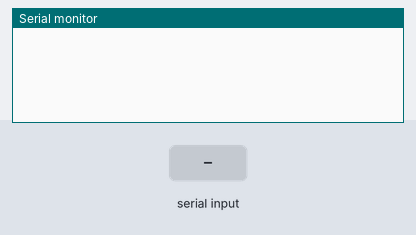
The sketch below on a simulated Arduino Mega 2560, built with avr-gcc and run on an emulated ATmega2560. Shown: the last lines printed to the serial monitor. The inputs (shaded band) are chosen by the test bench.

Above: at 1.2 s.
1.3 s: "90,45\n" received over the second serial link
At 2.4 s:
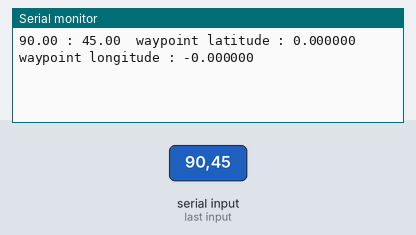
4.3 s: "30,150\n" received over the second serial link
At 4.7 s:
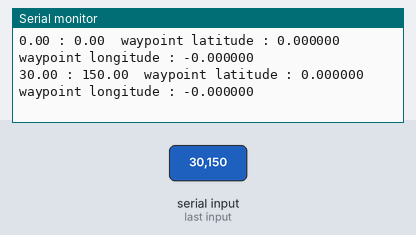
Timing chart, 0 to 7.3 s (numbered marks = the images above; inputs shaded):
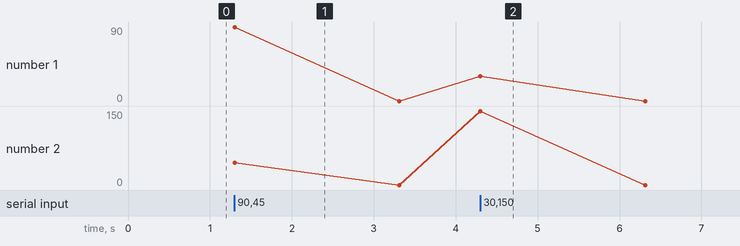

Measured:
- after the input at 1.3 s, the serial monitor: prints a new line at once (image 1)
- after the input at 4.3 s, the serial monitor: prints a new line at once (image 2)

The sketch:

arduino_receiver.ino
```cpp
#include <SoftwareSerial.h>

void setup()
{
  Serial.begin(9600);
  Serial3.begin(115200);
}

void loop()
{
//  Serial.println("hello");
  while(Serial3.available() > 0){

    float val1 = Serial3.parseFloat();
    float val2 = Serial3.parseFloat();

      Serial.print(val1);
      Serial.print(" : ");
      Serial.print(val2);
      Serial.print("\t");

    float lat1;
    float lon1;
    float latitude;
    float longitude;

    if(val1>=1000000 && val1<2000000 && val2 >= 2000000){
      lat1 = val1 - 1000000;
      latitude = 7 + (lat1/1000000);
      lon1 = val2 - 2000000;
      longitude = 100 + (lon1/1000000) ;

    }

    if(val2>=1000000 && val2<2000000 && val1 >= 2000000 && val1<3000000){
              lat1 = val1 - 2000000;
              latitude = 100 + (lat1/1000000);

              lon1 = val2 - 1000000;
              longitude = 7 + (lon1/1000000) ;

              float str_coo;
              str_coo = latitude;
              latitude = longitude;
              longitude = str_coo;

    }

//    if(Serial3.read() == '\n'){

      Serial.print("waypoint latitude : ");
      Serial.print(latitude, 6);
      Serial.print(" ");
      Serial.print("waypoint longitude : ");
      Serial.println(longitude, 6);

//    }
  }


//    if(c == '\n'){
//      Parse_the_Data();
//
//      Serial.print("latitude : " + data1);
//      Serial.println("longitude : " + data2);
//
//      //reser the variable
//      c = 0;
//      dataIn = " ";
//    }
}
```
